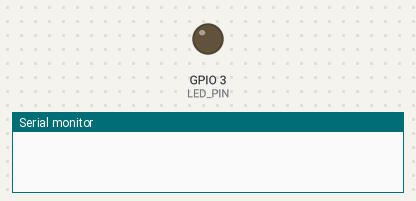
Bench run of a program on a simulated ESP8266 (NodeMCU). Shown: output pins drawn as LEDs (lit = HIGH), the last lines printed to the serial monitor. WiFi joins after 1.5 s; servers stay silent unless stated.

Above: at 0.1 s.
At 1.6 s:
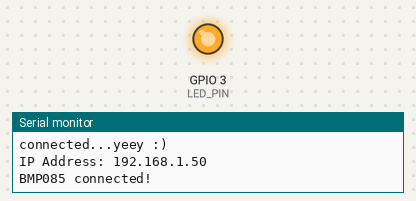
Timing chart, 0 to 3.1 s (numbered marks = the images above):
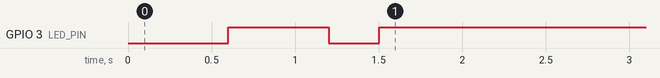

The program:

main.cpp
```cpp
#include <Arduino.h>
#include <Wire.h>
#include <ESP8266WiFi.h>
#include <ESP8266WebServer.h>
#include <Adafruit_BMP085.h>
#include <WiFiManager.h>
#include <Ticker.h>

#define LED_PIN 3

Ticker ticker;
Adafruit_BMP085 bmp;
ESP8266WebServer server(80);

void tick() {
  int state = digitalRead(LED_PIN);
  digitalWrite(LED_PIN, !state);
}

void configModeCallback (WiFiManager *myWiFiManager) {
  Serial.println("Entered config mode");
  Serial.println(WiFi.softAPIP());
  Serial.println(myWiFiManager->getConfigPortalSSID());
  ticker.attach(0.2, tick);
}

void handleRoot() {
  String message = "";
  message += bmp.readTemperature();
  server.send(200, "text/plain", message);
}

void handleNotFound() {
  String message = "File Not Found\n\n";
  message += "URI: ";
  message += server.uri();
  message += "\nMethod: ";
  message += (server.method() == HTTP_GET) ? "GET" : "POST";
  message += "\nArguments: ";
  message += server.args();
  message += "\n";
  for (uint8_t i = 0; i < server.args(); i++) {
    message += " " + server.argName(i) + ": " + server.arg(i) + "\n";
  }
  server.send(404, "text/plain", message);
}

void setupWiFi() {
  pinMode(LED_PIN, OUTPUT);
  ticker.attach(0.6, tick);

  WiFiManager wifiManager;
  // wifiManager.resetSettings();

  wifiManager.setAPCallback(configModeCallback);

  if (!wifiManager.autoConnect("Thermo", "password")) {
    Serial.println("failed to connect and hit timeout");
    ESP.reset();
    delay(1000);
  }

  Serial.println("connected...yeey :)");
  Serial.print("IP Address: ");
  WiFi.enableAP(0);
  Serial.println(WiFi.localIP());
  ticker.attach(0.9, tick);
}

void setupSensor() {
  // SDA - D3 (GPIO 0)
  // SCL - D4 (GPIO 2)
  Wire.begin(D3, D4);

  if (!bmp.begin()) {
    Serial.println("Could not find a valid BMP085 sensor, check wiring!");
    while (true) {
      delay(1000);
    }
  }
  Serial.println("BMP085 connected!");
}

void setupServer() {
  server.on("/", handleRoot);
  server.onNotFound(handleNotFound);
  server.begin();
}

void setup() {
  Serial.begin(115200, SERIAL_8N1, SERIAL_TX_ONLY);
  setupWiFi();
  setupSensor();
  setupServer();
  ticker.detach();
  digitalWrite(LED_PIN, HIGH);
}

void loop() {
  server.handleClient();
}
```
